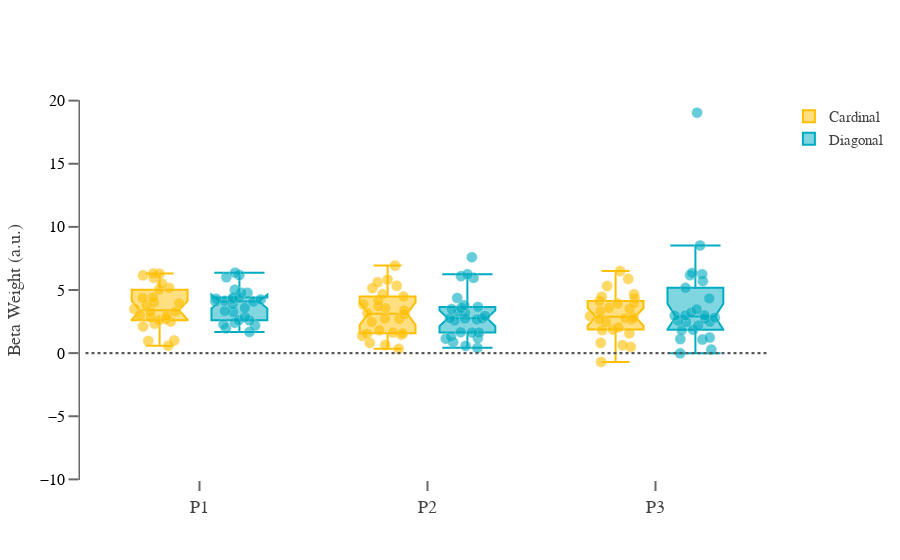

The notebook cell saved with this chart:
### Markdown cell above
<font size="5"> _Figure 3B. Beta weight by presentation and condition._

### Code cell
fig = go.Figure()

dat = log_reg_preDeci.loc[(log_reg_preDeci['deci-1'] == 0),:]
fig.add_trace(go.Box(y=dat['weight'], x=dat['nrep'], boxpoints='all',
    jitter=0.99, 
    pointpos=0,
        marker=dict(color='#2A88D4', size=11, opacity=0.6, line=dict(color='#f2f2f2', width=.4)),
    notched=True, notchwidth=0.15,
    name='Cardinal', marker_color=  "#ffbf00"))

dat = log_reg_preDeci.loc[(log_reg_preDeci['deci-1'] == 1),:]
fig.add_trace(go.Box(y=dat['weight'], x=dat['nrep'], boxpoints='all', pointpos=0, jitter=0.99,
    whiskerwidth=0.9,
    marker=dict(color='#FA920A',size=11,opacity=0.6,line=dict(color='#f2f2f2', width=.4)),
    notched=True, notchwidth=0.15, 
    name='Diagonal', marker_color= '#00acc1'))

fig.update_yaxes(zeroline=False, zerolinewidth=0, zerolinecolor='Black')
fig.add_shape(type="line", xref="x", yref="y", x0=-0.5, y0=0, x1=2.5, y1=0, line=dict(
                color="#595858", width=2.2, dash="dot",))

fig.update_layout(boxmode='group',)
fig.update_layout(template='plotly_white', xaxis=dict(showgrid=False),
    yaxis=dict(gridcolor='white'))

fig.update_xaxes(showline=False, linewidth=1.5, linecolor='#696969')
fig.update_yaxes(showline=True, linewidth=1.5, linecolor='#696969',
                 tickfont=dict(family='Balto, sans-serif', color='#000000', size=16))

fig.update_xaxes(tickvals = [0, 1, 2], ticktext=['P1', 'P2', 'P3'], tickangle=0, 
                 tickfont=dict(family='Balto, sans-serif', color='#424242', size=18))
fig.update_yaxes(ticks="outside", tickwidth=2, tickcolor='#696969', ticklen=10)
fig.update_xaxes(ticks="outside", tickwidth=2, tickcolor='#696969', ticklen=10)


fig.update_yaxes(showgrid=False)
fig.update_layout(
    yaxis_title="Beta Weight (a.u.)",
    font=dict(
        family="Balto, sans-serif",
        size=15,
        color= "#424242"   ))


fig['layout']['yaxis'].update(range=[-10.05, 20.05]);

fig.show()

### Figure 1 — Plotly figure (JSON) as saved in the notebook; plotly's stock layout.template omitted (floating-point values rounded to 4 significant figures)
{"data": [{"boxpoints": "all", "jitter": 0.99, "marker": {"color": "#ffbf00", "line": {"color": "#f2f2f2", "width": 0.4}, "opacity": 0.6, "size": 11}, "name": "Cardinal", "notched": true, "notchwidth": 0.15, "pointpos": 0, "type": "box", "x": [0, 1, 2, 0, 1, 2, 0, 1, 2, 0, 1, 2, 0, 1, 2, 0, 1, 2, 0, 1, 2, 0, 1, 2, 0, 1, 2, 0, 1, 2, 0, 1, 2, 0, 1, 2, 0, 1, 2, 0, 1, 2, 0, 1, 2, 0, 1, 2, 0, 1, 2, 0, 1, 2, 0, 1, 2, 0, 1, 2, 0, 1, 2, 0, 1, 2, 0, 1, 2, 0, 1, 2, 0, 1, 2, 0, 1, 2], "y": [5.162, 6.937, 3.318, 6.31, 4.482, 4.309, 5.029, 4.185, 5.311, 2.609, 1.37, 2.046, 2.986, 3.083, 6.502, 2.336, 3.377, 4.119, 4.016, 3.165, 1.569, 2.702, 5.146, 2.935, 3.503, 4.67, 3.497, 2.971, 2.466, 2.822, 6.166, 5.334, 4.661, 3.952, 3.563, 4.474, 2.5, 1.542, 1.83, 3.813, 1.465, 3.925, 4.377, 1.572, 2.769, 5.515, 5.611, 5.885, 6.287, 5.818, 3.59, 4.407, 3.715, 3.966, 1.006, 0.6446, 0.4909, 0.5883, 0.339, 0.631, 3.297, 3.87, 2.659, 2.832, 1.822, 2.664, 2.113, 1.628, 1.862, 5.977, 2.708, -0.6991, 3.299, 2.735, 2.458, 0.9591, 0.8043, 0.8129]}, {"boxpoints": "all", "jitter": 0.99, "marker": {"color": "#00acc1", "line": {"color": "#f2f2f2", "width": 0.4}, "opacity": 0.6, "size": 11}, "name": "Diagonal", "notched": true, "notchwidth": 0.15, "pointpos": 0, "type": "box", "whiskerwidth": 0.9, "x": [0, 1, 2, 0, 1, 2, 0, 1, 2, 0, 1, 2, 0, 1, 2, 0, 1, 2, 0, 1, 2, 0, 1, 2, 0, 1, 2, 0, 1, 2, 0, 1, 2, 0, 1, 2, 0, 1, 2, 0, 1, 2, 0, 1, 2, 0, 1, 2, 0, 1, 2, 0, 1, 2, 0, 1, 2, 0, 1, 2, 0, 1, 2, 0, 1, 2, 0, 1, 2, 0, 1, 2, 0, 1, 2, 0, 1, 2], "y": [4.406, 5.966, 1.115, 4.142, 6.242, 2.483, 4.28, 7.598, 6.171, 2.867, 1.634, 2.724, 6.01, 3.581, 3.467, 6.18, 1.655, 5.169, 4.788, 2.738, 8.528, 3.339, 0.8659, 0.2842, 2.27, 3.198, 2.99, 3.886, 2.95, 1.238, 4.298, 2.661, 6.246, 4.076, 2.764, 2.461, 2.602, 1.632, 2.189, 4.776, 3.489, 2.997, 4.103, 4.367, 2.809, 4.384, 0.5681, 1.851, 3.256, 3.785, 5.701, 4.257, 2.584, 6.356, 1.961, 1.14, 1.819, 2.188, 1.318, 1.079, 3.588, 3.275, 3.224, 2.613, 2.752, 2.974, 2.41, 1.195, 2.562, 6.37, 6.098, 19.05, 5.017, 3.663, 4.33, 1.682, 0.4217, -0.01888]}], "layout": {"autosize": true, "boxmode": "group", "font": {"color": "#424242", "family": "Balto, sans-serif", "size": 15}, "shapes": [{"line": {"color": "#595858", "dash": "dot", "width": 2.2}, "type": "line", "x0": -0.5, "x1": 2.5, "xref": "x", "y0": 0, "y1": 0, "yref": "y"}], "xaxis": {"autorange": true, "linecolor": "#696969", "linewidth": 1.5, "range": [-0.5143, 2.514], "showgrid": false, "showline": false, "tickangle": 0, "tickcolor": "#696969", "tickfont": {"color": "#424242", "family": "Balto, sans-serif", "size": 18}, "ticklen": 10, "ticks": "outside", "ticktext": ["P1", "P2", "P3"], "tickvals": [0, 1, 2], "tickwidth": 2, "type": "linear"}, "yaxis": {"gridcolor": "white", "linecolor": "#696969", "linewidth": 1.5, "range": [-10.05, 20.05], "showgrid": false, "showline": true, "tickcolor": "#696969", "tickfont": {"color": "#000000", "family": "Balto, sans-serif", "size": 16}, "ticklen": 10, "ticks": "outside", "tickwidth": 2, "title": {"text": "Beta Weight (a.u.)"}, "type": "linear", "zeroline": false, "zerolinecolor": "Black", "zerolinewidth": 0}}}
